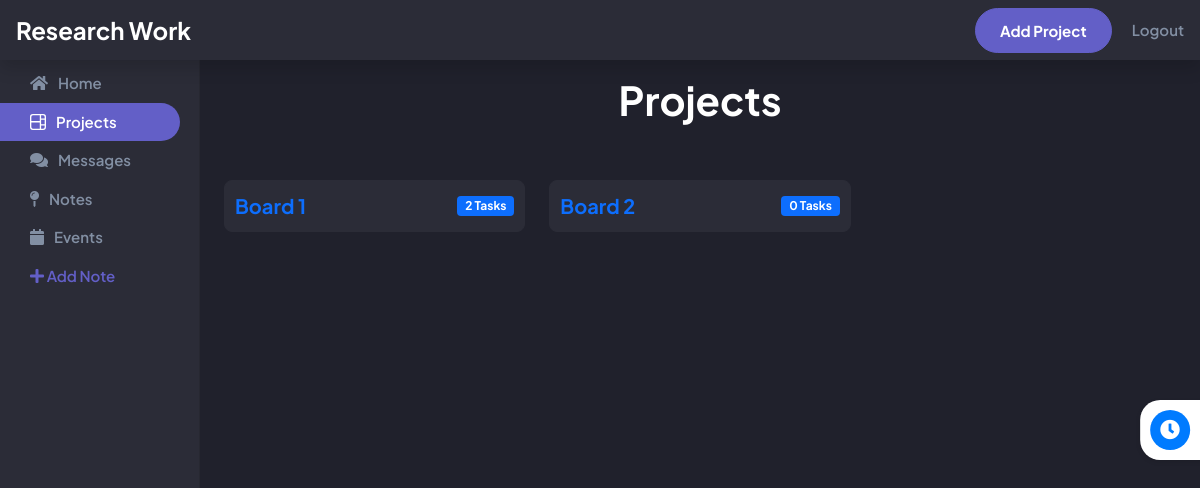
/projects.php (signed in), run on the app's committed database.
### tables this page shows
CREATE TABLE `boards` (
  `board_id` int NOT NULL,
  `user_id` int NOT NULL,
  `board_name` varchar(100) NOT NULL,
  `board_order` int NOT NULL,
  `created_at` timestamp NULL DEFAULT CURRENT_TIMESTAMP
);

### functions.php (called while the page is built, shortened)
<?php
function getAllBoards($user_id)
{
    global $conn;
    $boards = array();
    $query = "SELECT b.*, COUNT(t.task_id) AS num_tasks
              FROM boards b
              LEFT JOIN tasks t ON b.board_id = t.board_id
              WHERE b.user_id = ?
              GROUP BY b.board_id
              ORDER BY b.board_order";
    $stmt = $conn->prepare($query);
    $stmt->bind_param("i", $user_id);
    $stmt->execute();
    $result = $stmt->get_result();
    while ($row = $result->fetch_assoc()) {
        $boards[] = $row;
    }
    return $boards;
}

### projects.php (the view, shortened to what this page needs)
<?php
require_once './db_conn.php';
require './functions.php';
?>
<!doctype html>
<html lang="en">
    <head>
        <link rel="stylesheet" href="./assets/css/bootstrap.min.css">
        <link rel="stylesheet" href="./assets/fontawesome/css/all.css">
        <link rel="stylesheet" href="./assets/css/style.css">
    </head>
    <body>
        <?php include './header.php'; ?>
        <div class="container-fluid">
            <div class="row">
                <?php include './sidebar.php'; ?>
                <main class="col-md-9 ms-sm-auto col-lg-10 px-md-4">
                    <h1 class="section-title pt-3 fw-bold text-center text-white">Projects</h1>
                    <div class="row py-5">
                        <?php
                        $user_id = $_SESSION['user_id'];
                        $boards = getAllBoards($user_id);
                        if (!empty($boards)) {
                            foreach ($boards as $board) {
                                ?>
                                <div class="col-md-4">
                                    <a href="tasks.php?board_id=<?php echo $board['board_id']; ?>"
                                        class="task d-flex align-items-center justify-content-between text-decoration-none">
                                        <span class="task-title">
                                            <?php echo $board['board_name']; ?>
                                        </span>
                                        <span class="badge bg-primary"><?php echo $board['num_tasks']; ?> Tasks</span>
                                    </a>
                                </div>
                                <?php
                            }
                        }
                        ?>
                    </div>
                </main>
            </div>
        </div>
        <?php
        include './essentials.php';
            ?>
    </body>
</html>

### assets/css/style.css (style rules this page uses)
:root { --light-dark: #2b2c37; --dark: #20212C; --grey: #828FA3; --purple: #635FC7; --purple-hover: #a8a4ff; }
body { font-family: 'Plus Jakarta Sans', sans-serif; background-color: var(--dark); }
main { color: var(--grey); }
.task,.note { background-color: var(--light-dark); padding: 10px; border-radius: 8px; border: 1px solid #2b2c37; cursor: pointer; margin-bottom: 10px; }
.task-title,.note-title { font-size: 20px; font-weight: 700; transition: 0.3s ease-in-out; }

### data on the page
boards: board_name "Board 1", num_tasks "2"
boards: board_name "Board 2", num_tasks "0"
